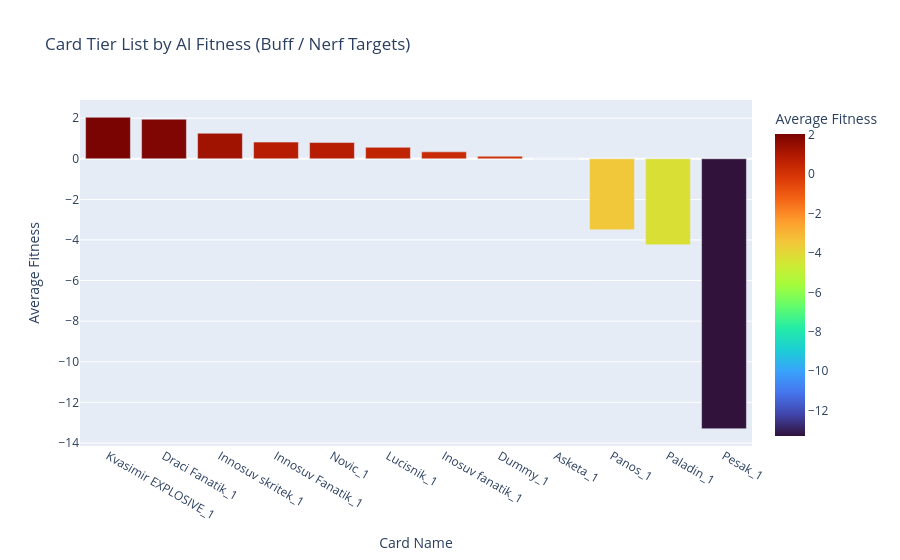

Notebook source saved alongside this figure:
### Code cell
import plotly.express as px
from neat_ai.analysis.card_metrics import get_card_tier_list

# Load the data
tier_list = get_card_tier_list()

if not tier_list.empty:
    # Filter out cards that were barely played to avoid skewed data (flukes)
    tier_list = tier_list[tier_list['times_played'] > 5]

    # Create a bar chart
    fig = px.bar(
        tier_list,
        x='card_id',
        y='average_score',
        color='average_score',
        title='Card Tier List by AI Fitness (Buff / Nerf Targets)',
        labels={'average_score': 'Average Fitness', 'card_id': 'Card Name'},
        color_continuous_scale='Turbo'
    )
    fig.show()
else:
    print('No card data available yet.')

### Figure 1 — Plotly figure (JSON) as saved in the notebook; plotly's stock layout.template omitted (floating-point values rounded to 4 significant figures)
{"data": [{"hovertemplate": "Card Name=%{x}<br>Average Fitness=%{marker.color}<extra></extra>", "legendgroup": "", "marker": {"color": [2.042, 1.947, 1.256, 0.8202, 0.7975, 0.5636, 0.3393, 0.123, 0.0, -3.501, -4.235, -13.3], "coloraxis": "coloraxis", "pattern": {"shape": ""}}, "name": "", "orientation": "v", "showlegend": false, "textposition": "auto", "type": "bar", "x": ["Kvasimir EXPLOSIVE_1", "Draci Fanatik_1", "Innosuv skritek_1", "Innosuv Fanatik_1", "Novic_1", "Lucisnik_1", "Inosuv fanatik_1", "Dummy_1", "Asketa_1", "Panos_1", "Paladin_1", "Pesak_1"], "xaxis": "x", "y": [2.042, 1.947, 1.256, 0.8202, 0.7975, 0.5636, 0.3393, 0.123, 0.0, -3.501, -4.235, -13.3], "yaxis": "y"}], "layout": {"barmode": "relative", "coloraxis": {"autocolorscale": false, "colorbar": {"title": {"text": "Average Fitness"}}, "colorscale": [[0, "#30123b"], [0.07143, "#4145ab"], [0.1429, "#4675ed"], [0.2143, "#39a2fc"], [0.2857, "#1bcfd4"], [0.3571, "#24eca6"], [0.4286, "#61fc6c"], [0.5, "#a4fc3b"], [0.5714, "#d1e834"], [0.6429, "#f3c63a"], [0.7143, "#fe9b2d"], [0.7857, "#f36315"], [0.8571, "#d93806"], [0.9286, "#b11901"], [1, "#7a0402"]]}, "legend": {"tracegroupgap": 0}, "title": {"text": "Card Tier List by AI Fitness (Buff / Nerf Targets)"}, "xaxis": {"anchor": "y", "domain": [0, 1], "title": {"text": "Card Name"}}, "yaxis": {"anchor": "x", "domain": [0, 1], "title": {"text": "Average Fitness"}}}}
